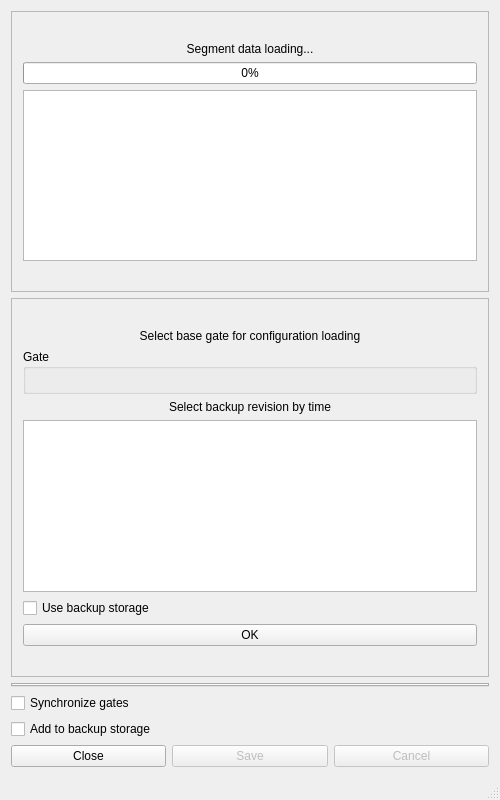
<?xml version="1.0" encoding="UTF-8"?>
<ui version="4.0">
 <class>MainWindow</class>
 <widget class="QMainWindow" name="MainWindow">
  <property name="geometry">
   <rect>
    <x>0</x>
    <y>0</y>
    <width>500</width>
    <height>800</height>
   </rect>
  </property>
  <property name="minimumSize">
   <size>
    <width>500</width>
    <height>800</height>
   </size>
  </property>
  <property name="windowTitle">
   <string>MainWindow</string>
  </property>
  <property name="windowIcon">
   <iconset resource="resource.qrc">
    <normaloff>:/new/main/edit.png</normaloff>:/new/main/edit.png</iconset>
  </property>
  <widget class="QWidget" name="centralWidget">
   <layout class="QGridLayout" name="gridLayout">
    <item row="1" column="0">
     <layout class="QVBoxLayout" name="verticalLayout">
      <item>
       <layout class="QVBoxLayout" name="vlLoadingPanel">
        <item>
         <widget class="QFrame" name="frLoading">
          <property name="baseSize">
           <size>
            <width>480</width>
            <height>680</height>
           </size>
          </property>
          <property name="frameShape">
           <enum>QFrame::StyledPanel</enum>
          </property>
          <property name="frameShadow">
           <enum>QFrame::Raised</enum>
          </property>
          <layout class="QVBoxLayout" name="verticalLayout_2">
           <item>
            <spacer name="verticalSpacer_2">
             <property name="orientation">
              <enum>Qt::Vertical</enum>
             </property>
             <property name="sizeHint" stdset="0">
              <size>
               <width>20</width>
               <height>40</height>
              </size>
             </property>
            </spacer>
           </item>
           <item>
            <widget class="QLabel" name="label">
             <property name="text">
              <string>Segment data loading...</string>
             </property>
             <property name="alignment">
              <set>Qt::AlignCenter</set>
             </property>
            </widget>
           </item>
           <item>
            <widget class="QProgressBar" name="progressBar">
             <property name="value">
              <number>0</number>
             </property>
            </widget>
           </item>
           <item>
            <widget class="QListWidget" name="lwInfoStart">
             <property name="maximumSize">
              <size>
               <width>16777215</width>
               <height>200</height>
              </size>
             </property>
            </widget>
           </item>
           <item>
            <spacer name="verticalSpacer">
             <property name="orientation">
              <enum>Qt::Vertical</enum>
             </property>
             <property name="sizeHint" stdset="0">
              <size>
               <width>20</width>
               <height>40</height>
              </size>
             </property>
            </spacer>
           </item>
          </layout>
         </widget>
        </item>
       </layout>
      </item>
      <item>
       <widget class="QFrame" name="frDialog">
        <property name="minimumSize">
         <size>
          <width>0</width>
          <height>150</height>
         </size>
        </property>
        <property name="frameShape">
         <enum>QFrame::StyledPanel</enum>
        </property>
        <property name="frameShadow">
         <enum>QFrame::Raised</enum>
        </property>
        <layout class="QVBoxLayout" name="verticalLayout_3">
         <item>
          <spacer name="verticalSpacer_4">
           <property name="orientation">
            <enum>Qt::Vertical</enum>
           </property>
           <property name="sizeHint" stdset="0">
            <size>
             <width>20</width>
             <height>40</height>
            </size>
           </property>
          </spacer>
         </item>
         <item>
          <widget class="QLabel" name="lbSelectGate">
           <property name="text">
            <string>Select base gate for configuration loading</string>
           </property>
           <property name="alignment">
            <set>Qt::AlignCenter</set>
           </property>
          </widget>
         </item>
         <item>
          <layout class="QHBoxLayout" name="horizontalLayout_2">
           <item>
            <widget class="QGroupBox" name="groupBox">
             <property name="title">
              <string>Gate</string>
             </property>
             <layout class="QVBoxLayout" name="verticalLayout_4"/>
            </widget>
           </item>
          </layout>
         </item>
         <item>
          <widget class="QLabel" name="lbSelectTimeStamp">
           <property name="text">
            <string>Select backup revision by time</string>
           </property>
           <property name="alignment">
            <set>Qt::AlignCenter</set>
           </property>
          </widget>
         </item>
         <item>
          <widget class="QListWidget" name="lwStorage"/>
         </item>
         <item>
          <widget class="QCheckBox" name="chFlash">
           <property name="whatsThis">
            <string>Use backup storage</string>
           </property>
           <property name="text">
            <string>Use backup storage</string>
           </property>
          </widget>
         </item>
         <item>
          <widget class="QPushButton" name="pbSelect">
           <property name="text">
            <string>OK</string>
           </property>
          </widget>
         </item>
         <item>
          <spacer name="verticalSpacer_3">
           <property name="orientation">
            <enum>Qt::Vertical</enum>
           </property>
           <property name="sizeHint" stdset="0">
            <size>
             <width>20</width>
             <height>40</height>
            </size>
           </property>
          </spacer>
         </item>
        </layout>
       </widget>
      </item>
      <item>
       <widget class="QTabWidget" name="tabSegments">
        <property name="currentIndex">
         <number>-1</number>
        </property>
       </widget>
      </item>
      <item>
       <layout class="QVBoxLayout" name="verticalLayout_5">
        <property name="topMargin">
         <number>0</number>
        </property>
        <item>
         <widget class="QCheckBox" name="chSync">
          <property name="text">
           <string>Synchronize gates</string>
          </property>
         </widget>
        </item>
        <item>
         <widget class="QCheckBox" name="chFlashAdd">
          <property name="whatsThis">
           <string>Add to backup storage</string>
          </property>
          <property name="text">
           <string>Add to backup storage</string>
          </property>
         </widget>
        </item>
       </layout>
      </item>
      <item>
       <layout class="QHBoxLayout" name="horizontalLayout">
        <item>
         <widget class="QPushButton" name="pbClose">
          <property name="text">
           <string>Close</string>
          </property>
         </widget>
        </item>
        <item>
         <widget class="QPushButton" name="pbSave">
          <property name="enabled">
           <bool>false</bool>
          </property>
          <property name="text">
           <string>Save</string>
          </property>
         </widget>
        </item>
        <item>
         <widget class="QPushButton" name="pbCancel">
          <property name="enabled">
           <bool>false</bool>
          </property>
          <property name="text">
           <string>Cancel</string>
          </property>
         </widget>
        </item>
       </layout>
      </item>
     </layout>
    </item>
   </layout>
  </widget>
  <widget class="QMenuBar" name="menuBar">
   <property name="geometry">
    <rect>
     <x>0</x>
     <y>0</y>
     <width>500</width>
     <height>18</height>
    </rect>
   </property>
  </widget>
  <widget class="QStatusBar" name="statusBar"/>
 </widget>
 <layoutdefault spacing="6" margin="11"/>
 <resources>
  <include location="resource.qrc"/>
 </resources>
 <connections>
  <connection>
   <sender>pbClose</sender>
   <signal>clicked()</signal>
   <receiver>MainWindow</receiver>
   <slot>close()</slot>
   <hints>
    <hint type="sourcelabel">
     <x>88</x>
     <y>759</y>
    </hint>
    <hint type="destinationlabel">
     <x>249</x>
     <y>399</y>
    </hint>
   </hints>
  </connection>
 </connections>
</ui>
